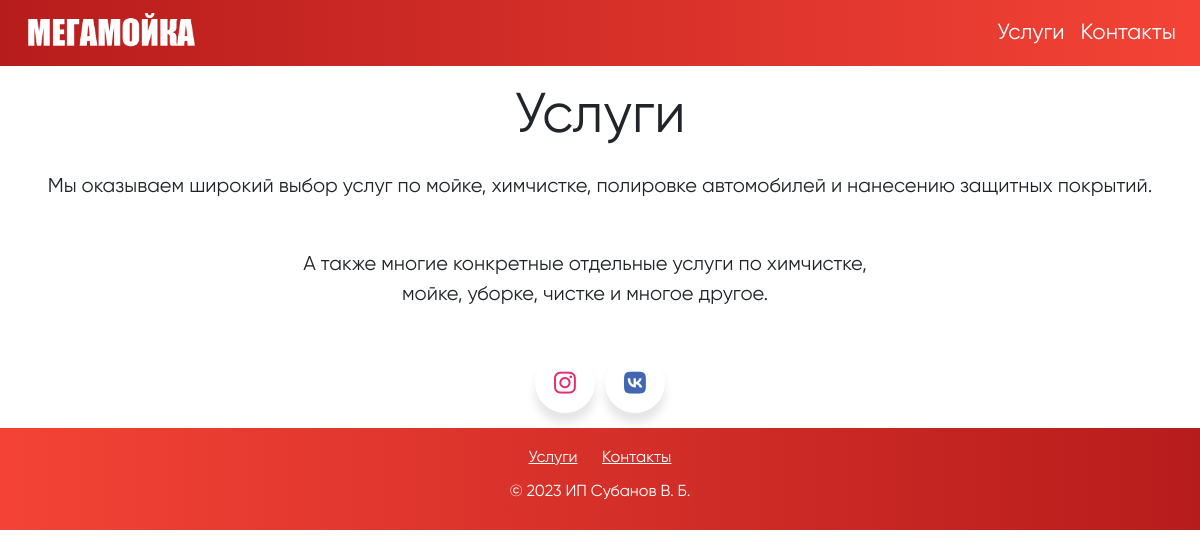
The page /service/ on the database as committed earlier.
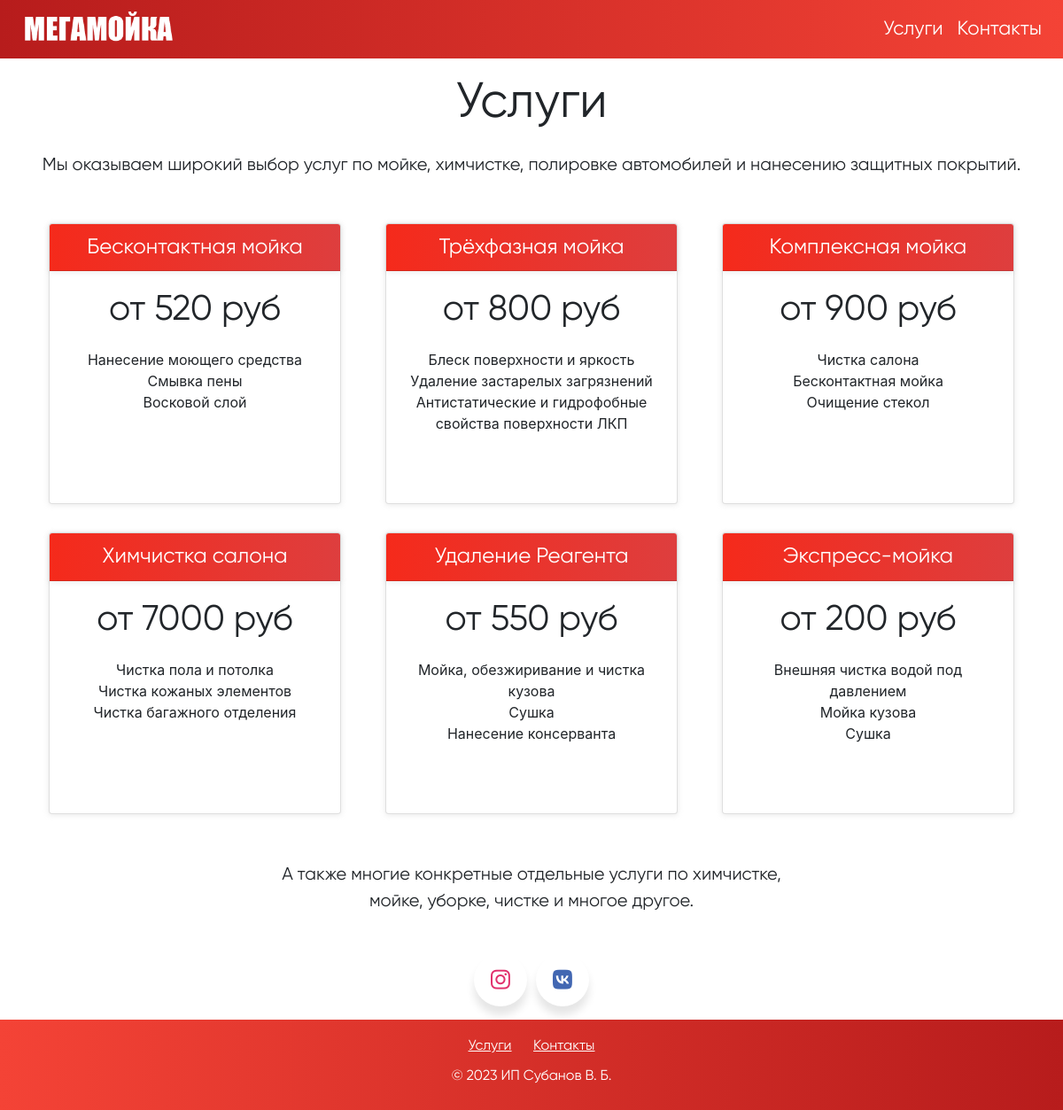
The same page on the database as committed later.
### app/models.py (models this page shows, shortened)
class Service(models.Model):
    name = models.CharField(max_length=50,
                            help_text="The name of the Service.")
    description = models.TextField(max_length=50, help_text="The Service's description.")
    price = models.IntegerField(help_text="The Service's price.")
    image_url = models.URLField(help_text="URL of the Service's image",default='default-image.jpg')
    def get_description_list(self):
        try:
            return json.loads(self.description)
        except json.JSONDecodeError:
            return []

### app/views.py (the view)
# urls.py: path('service/', views.services_view, name='services'),
def services_view(request):
    services = Service.objects.all()
    context = {
        "services": services
    }
    return render(request,"app/service.html", context)

### app/templates/app/service.html (shortened to what this page needs)
{% extends 'app/base.html' %}
{% block content %}
<section id="service_page">
    <div class="pricing-header px-3 py-3 pt-md-5 pb-md-4 mx-auto text-center">
        <h1 class="display-4">Услуги</h1>
        <p class="lead">Мы оказываем широкий выбор услуг по мойке, химчистке, полировке автомобилей и нанесению защитных покрытий.</p>
    </div>
    <div class="container">
        <div class="row mb-4">
            {% for service in services %}
                <div class="col-md-4 my-3">
                    <div class="block card mb-4 box-shadow text-center d-flex flex-column" style="height: 100%;">
                        <div class="block card-header red-header">
                            <h4 class="my-0 font-weight-normal">{{ service.name }}</h4>
                        </div>
                        <div class="card-body">
                            <h1 class="card-title pricing-card-title">от {{ service.price }} руб</h1>
                            <ul class="list-unstyled mt-3 mb-4">
                                {% for description_item in service.get_description_list %}
                                    <li>{{ description_item }}</li>
                                {% endfor %}
                            </ul>
                        </div>
                    </div>
                </div>
            {% endfor %}
        </div>
        <div class="px-3 py-3 pt-md-4 pb-md-4 mx-auto text-center">
            <p class="lead mb-1" style="max-width: 600px;">
                А также многие конкретные отдельные услуги по химчистке, мойке, уборке, чистке и многое другое.
            </p>
        </div>
    </div>
</section>
{% endblock %}

### app/templates/app/base.html (shortened to what this page needs)
<!DOCTYPE html>
{% load static %}
<html lang="en">
<head>
  <link rel="stylesheet" href="https://stackpath.bootstrapcdn.com/bootstrap/4.4.1/css/bootstrap.min.css">
  <link rel="stylesheet" href="https://cdnjs.cloudflare.com/ajax/libs/font-awesome/4.7.0/css/font-awesome.min.css">
  <link rel="stylesheet" href="https://cdnjs.cloudflare.com/ajax/libs/font-awesome/5.15.3/css/all.min.css"/>
  <link rel="stylesheet" type="text/css" href="{% static 'app/style.css' %}">
</head>
<body>
  {% block nav %}
  <section id="main_nav">
    <nav class="navbar navbar-expand-lg navbar-light bg-light">
      <div class="navbar-custom">
        <a class="navbar-brand ml-auto" href="/"><img id="logo" src="{% static 'app/icon.png' %}"/></a>
      </div>
      <div class="collapse navbar-collapse justify-content-end" id="navbarNav">
        <ul class="navbar-nav mr-auto">
          <li class="nav-item dropdown">
            <a class="nav-link text-white " href="#service_page">Услуги</a>
          </li>
          <li class="nav-item">
            <a class="nav-link text-white " href="#contact_page">Контакты</a>
          </li>
        </ul>
      </div>
    </nav>
  </section>
  {% endblock %}
  {% block content %}
        {% endblock %}
  {% block footer %}
        <section id="socials">
          <div class="container">
            <div class="wrapper">
              <div class="button">
                <a href="https://www.instagram.com/megamoyka03/">
                 <div class="icon">
                    <i class="fab fa-instagram"></i>
                 </div><span>Инстаграм</span>
              </a></div>
              <div class="button">
                 <a href="https://vk.com/megamoyka03">
                 <div class="icon">
                    <i class="fab fa-vk"></i>
                 </div><span>ВК</span>
              </a></div>
            </div>
          </div>
        </section>
  <section id="footer">
    <footer class="page-footer font-small blue">
      <div class="container text-center py-3">
        <a class="links" href="#service_page">Услуги</a>
        <a class="links" href="#contact_page">Контакты</a>
        <p class="Business">© 2023 ИП Субанов В. Б.</p>
      </div>
    </footer>
  </section>
  {% endblock %}
</body>
</html>

### app/templates/app/base.html (style rules this page uses)
h1,h2,h3,h4,a,p { font-family: "Gilroy-regular", sans-serif; }
#main_nav { position: -webkit-sticky; position: sticky; top: 0; z-index: 1; }
.navbar { min-height:100px font-size: 50px; background: linear-gradient(to right, rgb(183, 28, 28), rgb(244, 67, 54)); }
.navbar-brand { font-size: 25px; }
.nav-link { font-size: 22px; }
.nav-item { font-family: "Gilroy-medium", sans-serif; }
#logo { width: 20%; }
.navbar-custom { display: flex; align-items: center; }
.navbar-nav { margin-left: auto; }
#socials .wrapper { margin: 15px; display: flex; align-items: center; justify-content: center; }
.wrapper .button { display: inline-block; height: 60px; width: 60px; float: left; margin: 0 5px; overflow: hidden; background: #fff; border-radius: 50px; cursor: pointer; box-shadow: 0px 10px 10px rgba(0,0,0,0.1); transition: all 0.3s ease-out; }
.wrapper .button .icon { display: inline-block; height: 60px; width: 60px; text-align: center; border-radius: 50px; box-sizing: border-box; line-height: 60px; transition: all 0.3s ease-out; }
.wrapper .button .icon i { font-size: 25px; line-height: 60px; transition: all 0.3s ease-out; }
.wrapper .button:nth-child(1) .icon i { color: #E1306C; }
.wrapper .button:nth-child(2) .icon i { color: #4267B2; }
#footer { background: linear-gradient(to right, rgb(244, 67, 54),rgb(183, 28, 28)); }
#footer .links { text-decoration: underline; color: white; margin:10px; }
#footer .Business { color: white; margin:10px; }

### app/templates/app/service.html (style rules this page uses)
#service_page { padding-top: 0; margin-top: -30px; display: flex; flex-direction: column; align-items: center; }
#service_page h1, #service_page h2 { margin-bottom: 20px; }
#service_page p:last-child { margin-bottom: 0; }
#service_page .container { display: flex; flex-wrap: wrap; justify-content: center; }
#service_page .card { margin: 10px; }
#service_page .card-header.red-header { background: linear-gradient(to right, rgb(245, 42, 27), rgb(222, 62, 62)); color: white; }
#service_page .block { box-shadow: 0 1px 6px rgba(179, 179, 179, 0.3); }

Rows that differ between the two databases and show on the page:
added Service: name "Бесконтактная мойка", price "520", get_description_list "Нанесение моющего средства" "Смывка пены" "Восковой слой"
added Service: name "Трёхфазная мойка", price "800", get_description_list "Блеск поверхности и яркость" "Удаление застарелых загрязнений" "Антистатические и гидрофобные свойства поверхности ЛКП"
added Service: name "Комплексная мойка", price "900", get_description_list "Чистка салона" "Бесконтактная мойка" "Очищение стекол"
added Service: name "Химчистка салона", price "7000", get_description_list "Чистка пола и потолка" "Чистка кожаных элементов" "Чистка багажного отделения"
added Service: name "Удаление Реагента", price "550", get_description_list "Мойка, обезжиривание и чистка кузова" "Сушка" "Нанесение консерванта"
added Service: name "Экспресс-мойка", price "200", get_description_list "Внешняя чистка водой под давлением" "Мойка кузова" "Сушка"
